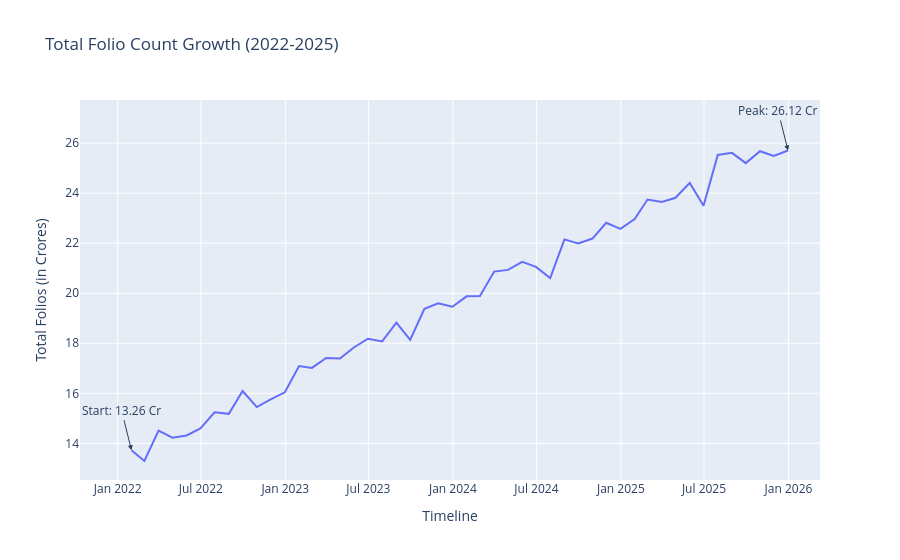

Notebook source saved alongside this figure:
### Markdown cell above
**Insight 9:** A significant portion of the investor base resides in T30 cities, though B30 presence is growing. (See Figure 9)

### Code cell
# 10. Folio Count Growth (2022-2025)
import plotly.express as px
import pandas as pd

# 1. Standardize the timeline date format
aum_history['month_end_parsed'] = pd.to_datetime(aum_history['month_end'])

# 2. Group folios by month and sort the timeline chronologically
folio_growth_monthly = aum_history.groupby('month_end_parsed', as_index=False)['folios'].sum()
folio_growth_monthly.rename(columns={'month_end_parsed': 'month_end'}, inplace=True)
folio_growth_monthly = folio_growth_monthly.sort_values('month_end')

# 3. Filter data to ensure it cleanly fits your 2022-2025 range window
folio_growth_monthly = folio_growth_monthly[folio_growth_monthly['month_end'].between('2022-01-01', '2025-12-31')]

# 4. Convert raw folio numbers to standardized Crores (1 Crore = 10,000,000) for scannability
folio_growth_monthly['folios_cr'] = folio_growth_monthly['folios'] / 10_000_000

# 5. Build and execute your Plotly timeline
fig = px.line(folio_growth_monthly, x='month_end', y='folios_cr', 
              title='Total Folio Count Growth (2022-2025)',
              labels={'folios_cr': 'Total Folios (in Crores)', 'month_end': 'Timeline'})

# First Milestone (Jan 2022 Start)
fig.add_annotation(x=folio_growth_monthly.iloc[0]['month_end'].strftime('%Y-%m-%d'), 
                   y=folio_growth_monthly.iloc[0]['folios_cr'], 
                   text="Start: 13.26 Cr", showarrow=True, arrowhead=2, ay=-40)

# Second Milestone (Dec 2025 Peak) - Corrected iloc index to match the final row's value
fig.add_annotation(x=folio_growth_monthly.iloc[-1]['month_end'].strftime('%Y-%m-%d'), 
                   y=folio_growth_monthly.iloc[-1]['folios_cr'], 
                   text="Peak: 26.12 Cr", showarrow=True, arrowhead=2, ay=-40)

fig.show()

### Figure 1 — Plotly figure (JSON) as saved in the notebook; plotly's stock layout.template omitted (floating-point values rounded to 4 significant figures)
{"data": [{"hovertemplate": "Timeline=%{x}<br>Total Folios (in Crores)=%{y}<extra></extra>", "legendgroup": "", "line": {"color": "#636efa", "dash": "solid"}, "marker": {"symbol": "circle"}, "mode": "lines", "name": "", "orientation": "v", "showlegend": false, "type": "scatter", "x": ["2022-01-31T00:00:00", "2022-02-28T00:00:00", "2022-03-31T00:00:00", "2022-04-30T00:00:00", "2022-05-31T00:00:00", "2022-06-30T00:00:00", "2022-07-31T00:00:00", "2022-08-31T00:00:00", "2022-09-30T00:00:00", "2022-10-31T00:00:00", "2022-11-30T00:00:00", "2022-12-31T00:00:00", "2023-01-31T00:00:00", "2023-02-28T00:00:00", "2023-03-31T00:00:00", "2023-04-30T00:00:00", "2023-05-31T00:00:00", "2023-06-30T00:00:00", "2023-07-31T00:00:00", "2023-08-31T00:00:00", "2023-09-30T00:00:00", "2023-10-31T00:00:00", "2023-11-30T00:00:00", "2023-12-31T00:00:00", "2024-01-31T00:00:00", "2024-02-29T00:00:00", "2024-03-31T00:00:00", "2024-04-30T00:00:00", "2024-05-31T00:00:00", "2024-06-30T00:00:00", "2024-07-31T00:00:00", "2024-08-31T00:00:00", "2024-09-30T00:00:00", "2024-10-31T00:00:00", "2024-11-30T00:00:00", "2024-12-31T00:00:00", "2025-01-31T00:00:00", "2025-02-28T00:00:00", "2025-03-31T00:00:00", "2025-04-30T00:00:00", "2025-05-31T00:00:00", "2025-06-30T00:00:00", "2025-07-31T00:00:00", "2025-08-31T00:00:00", "2025-09-30T00:00:00", "2025-10-31T00:00:00", "2025-11-30T00:00:00", "2025-12-31T00:00:00"], "xaxis": "x", "y": [13.73, 13.29, 14.51, 14.23, 14.32, 14.6, 15.24, 15.18, 16.09, 15.45, 15.76, 16.04, 17.09, 17.02, 17.42, 17.39, 17.84, 18.18, 18.07, 18.82, 18.14, 19.38, 19.6, 19.46, 19.88, 19.89, 20.86, 20.93, 21.26, 21.05, 20.6, 22.15, 21.99, 22.19, 22.82, 22.58, 22.97, 23.75, 23.64, 23.82, 24.41, 23.49, 25.53, 25.61, 25.2, 25.68, 25.49, 25.71], "yaxis": "y"}], "layout": {"annotations": [{"arrowhead": 2, "ay": -40, "showarrow": true, "text": "Start: 13.26 Cr", "x": "2022-01-31", "y": 13.73}, {"arrowhead": 2, "ay": -40, "showarrow": true, "text": "Peak: 26.12 Cr", "x": "2025-12-31", "y": 25.71}], "legend": {"tracegroupgap": 0}, "title": {"text": "Total Folio Count Growth (2022-2025)"}, "xaxis": {"anchor": "y", "domain": [0, 1], "title": {"text": "Timeline"}}, "yaxis": {"anchor": "x", "domain": [0, 1], "title": {"text": "Total Folios (in Crores)"}}}}
